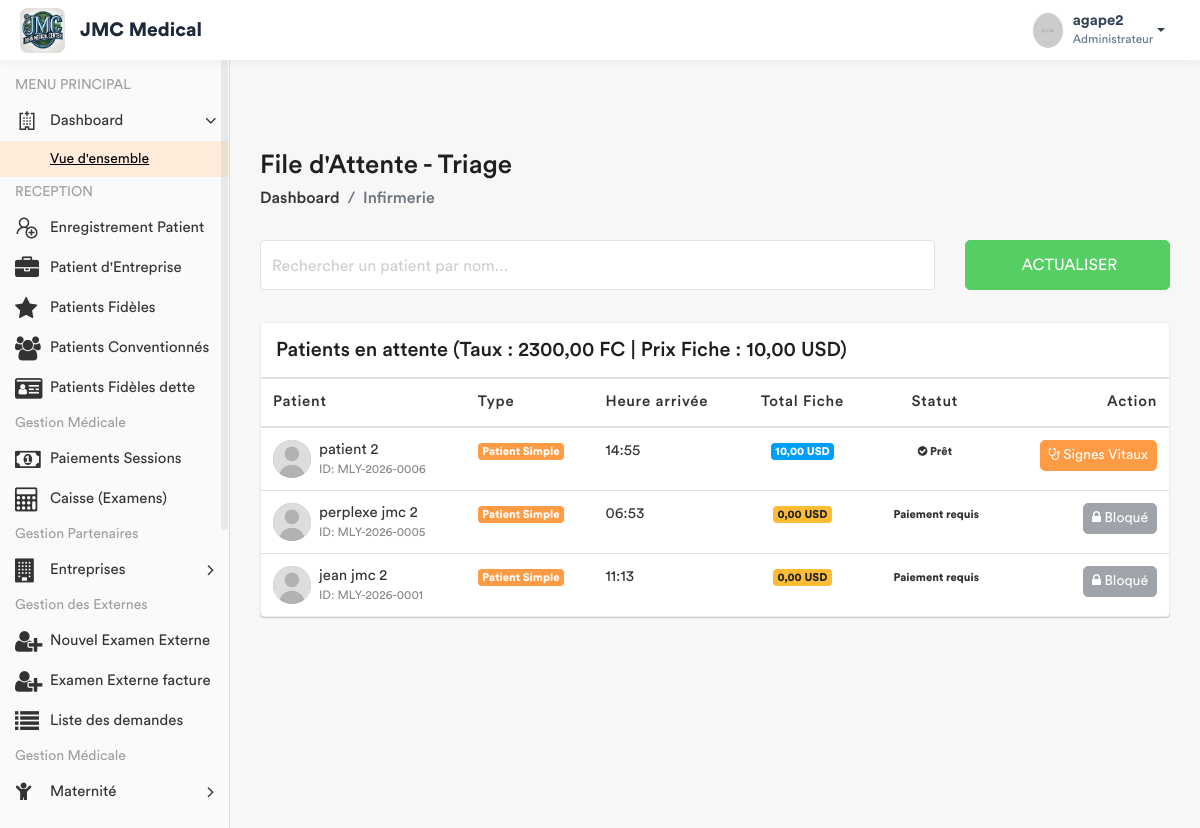
Before: /infirmerie/attente/ (signed in) with the older database file.
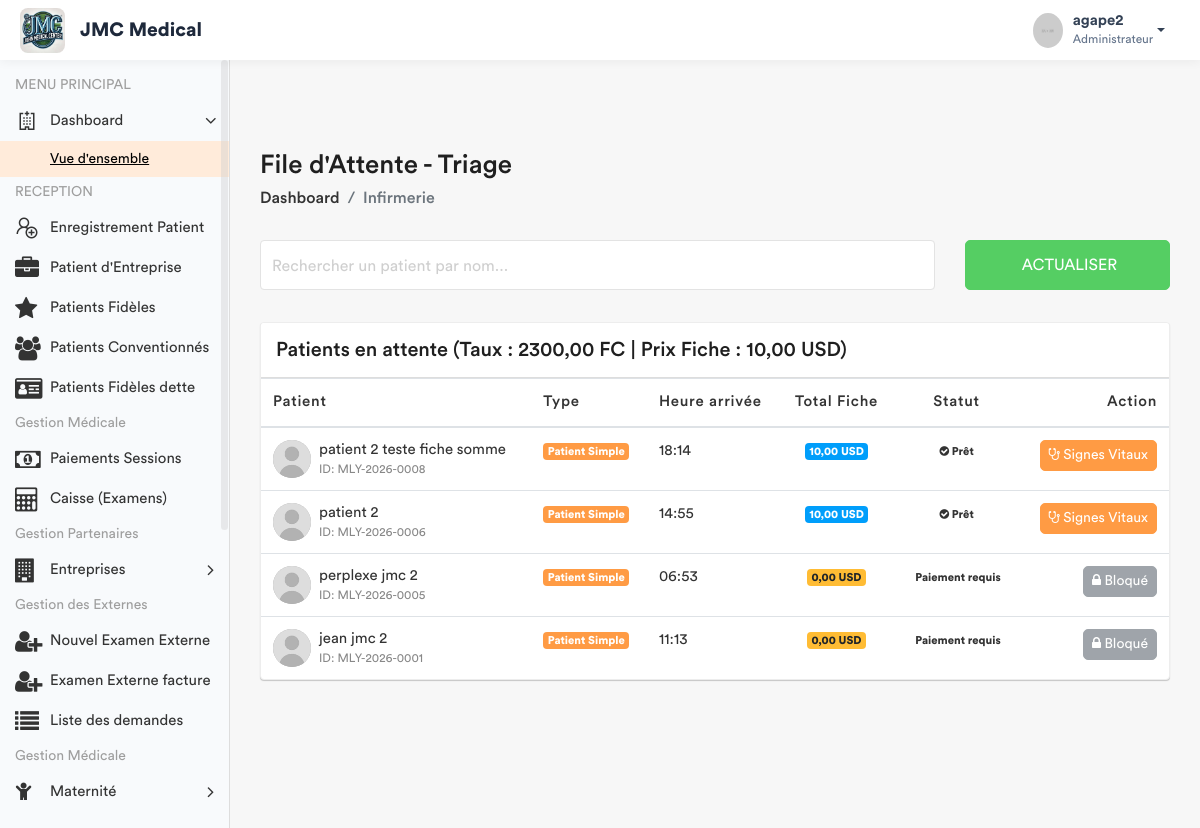
After: the same page with the newer database file.
### app/models.py (models this page shows, shortened)
class Patient(models.Model):
    TYPE_CHOICES = [
        ('SIMPLE', 'Patient Simple'),
        ('FIDELE', 'Patient Fidèle'),
        ('CONVENTIONNE', 'Patient Conventionné'),
    ]
    code_patient = models.CharField(max_length=20, unique=True, editable=False)
    noms = models.CharField(max_length=100)
    service = models.ForeignKey('Service', on_delete=models.PROTECT, related_name='patients', null=True)
    sexe = models.CharField(max_length=1, choices=[('M', 'Masculin'), ('F', 'Féminin')])
    age = models.CharField(max_length=30)
    adresse = models.TextField()
    telephone = models.CharField(max_length=20)
    hopital = models.ForeignKey(Hopital , on_delete=models.SET_NULL , related_name= 'patient_hopital', null = True)
    type_patient = models.CharField(max_length=15, choices=TYPE_CHOICES, default='SIMPLE')
    a_carte_fidelite = models.BooleanField(default=False, verbose_name="Possède carte de fidélité")
    entreprise = models.ForeignKey(
        'Entreprise',
        on_delete=models.SET_NULL,
        null=True,
        blank=True,
        related_name='patients',
        verbose_name="Entreprise (si conventionné)"
    )
    fiche_payee = models.BooleanField(default=False)
    created_by = models.ForeignKey(User, on_delete=models.SET_NULL, null=True, related_name='patients_crees')
    date_creation = models.DateTimeField(auto_now_add=True)
    date_modification = models.DateTimeField(auto_now=True)

### app/views.py (the view)
# urls.py: path('infirmerie/attente/', views.liste_attente_triage, name='liste_attente_triage'),
@login_required
def liste_attente_triage(request):
    taux = ConfigurationHopital.get_taux()
    role = Fonction.objects.select_related('hopital', 'fonctionKey').filter(userKey=request.user).first()
    hopital_user = role.hopital if role else None
    if not hopital_user:
        messages.error(request, "Votre compte n'est rattaché à aucun hôpital.")
        return redirect('enregistrement_patient')
    prestation_fiche = Prestation.objects.filter(
        categorie='ADM',
        libelle__icontains='Fiche',
        hopital=hopital_user
    ).first()
    prix_fiche_usd = prestation_fiche.prix if prestation_fiche else Decimal('6.00')
    patients_liste = Patient.objects.filter(hopital=hopital_user).order_by('-date_creation')
    for patient in patients_liste:
        if patient.type_patient != 'SIMPLE':
            patient.a_solde_fiche = True
            patient.total_fiche_usd = Decimal('0.00')
            patient.doit_payer_fiche = False
        else:
            patient.doit_payer_fiche = True
            paiements = Paiement.objects.filter(patient=patient, service='FICHE', hopital=hopital_user)
            total_paye_usd = sum([
                p.montant_verse if p.devise == 'USD' else (p.montant_verse / taux)
                for p in paiements
            ], Decimal('0.00'))
            patient.total_fiche_usd = total_paye_usd
            patient.a_solde_fiche = total_paye_usd >= prix_fiche_usd
        patient.a_signes_vitaux_deja_pris = SigneVital.objects.filter(patient=patient).exists()
    fonctionKey = role.fonctionKey.roleName if (role and role.fonctionKey) else None
    return render(request, 'back-end/infirmerie/liste_attente.html', {
        'patients': patients_liste,
        'taux': taux,
        'prix_fiche': prix_fiche_usd,
        'fonctionKey': fonctionKey
    })

### app/models.py (called while the page is built)
    @classmethod
    def get_taux(cls):
        config = cls.objects.first()
        if config:
            return config.taux_usd_en_cdf
        return Decimal('2500.00')

### app/templates/back-end/infirmerie/liste_attente.html (shortened to what the changed rows need)
<!DOCTYPE html>
{% load static %}
<html lang="fr">
    <head>
        {% include 'back-end/includes/css.html' %}
    </head>
    <body>
        <div class="main-wrapper">
            <div class="page-wrapper">
                <div class="content container-fluid">
                    <div class="card card-table mt-3">
                        <div class="card-body">
                            <div class="table-responsive">
                                <table class="table table-hover table-center mb-0" id="patientTable">
                                    <thead>
                                        <tr>
                                            <th>Patient</th>
                                            <th>Type</th>
                                            <th>Heure arrivée</th>
                                            <th class="text-center">Total Fiche</th>
                                            <th class="text-center">Statut</th>
                                            <th class="text-right">Action</th>
                                        </tr>
                                    </thead>
                                    <tbody>
                                        {% for patient in patients %}
                                        <tr>
                                            <td>
                                                <h2 class="table-avatar">
                                                    <a href="#" class="avatar avatar-sm mr-2">
                                                        <img class="avatar-img rounded-circle" src="{% static 'back-end/assets/img/user.jpg' %}" alt="User">
                                                    </a>
                                                    <a href="#">{{ patient.noms }} <span>ID: {{ patient.code_patient }}</span></a>
                                                </h2>
                                            </td>
                                            <td><span class="badge badge-primary">{{ patient.get_type_patient_display }}</span></td>
                                            <td>{{ patient.date_creation|date:"H:i" }}</td>
                                            <td class="text-center">
                                                <span class="badge {% if patient.a_solde_fiche %}badge-info{% else %}badge-warning{% endif %}">
                                                    {{ patient.total_fiche_usd|floatformat:2 }} USD
                                                </span>
                                            </td>
                                            <td class="text-center">
                                                {% if patient.a_solde_fiche %}
                                                    <span class="badge badge-success-border"><i class="fa fa-check-circle"></i> Prêt</span>
                                                {% else %}
                                                    <span class="badge badge-danger-border"> Paiement requis</span>
                                                {% endif %}
                                            </td>
                                            <td class="text-right">
                                                {% if not patient.a_solde_fiche and patient.doit_payer_fiche %}
                                                    <button class="btn btn-secondary btn-sm" disabled title="Le patient doit solder {{ prix_fiche }} USD">
                                                        <i class="fa fa-lock"></i> Bloqué
                                                    </button>
                                                {% elif patient.a_signes_vitaux_deja_pris %}
                                                    <button class="btn btn-warning btn-sm" disabled>
                                                        <i class="fa fa-check-square"></i> Déjà prélevé
                                                    </button>
                                                {% else %}
                                                    <a href="{% url 'saisir_signes' patient.id %}" class="btn btn-primary btn-sm">
                                                        <i class="fa fa-stethoscope"></i> Signes Vitaux
                                                    </a>
                                                {% endif %}
                                            </td>
                                        </tr>
                                        {% empty %}
                                        <tr>
                                            <td colspan="6" class="text-center py-4">Aucun patient en attente.</td>
                                        </tr>
                                        {% endfor %}
                                    </tbody>
                                </table>
                            </div>
                        </div>
                    </div>
                </div>
            </div>
        </div>
    </body>
</html>

Changed rows visible on the page:
added Patient: noms "patient 2 teste fiche somme", code_patient "MLY-2026-0008", type_patient "Patient Simple", date_creation "18:14", total_fiche_usd "10,00", shows "Prêt", shows "Signes Vitaux"
